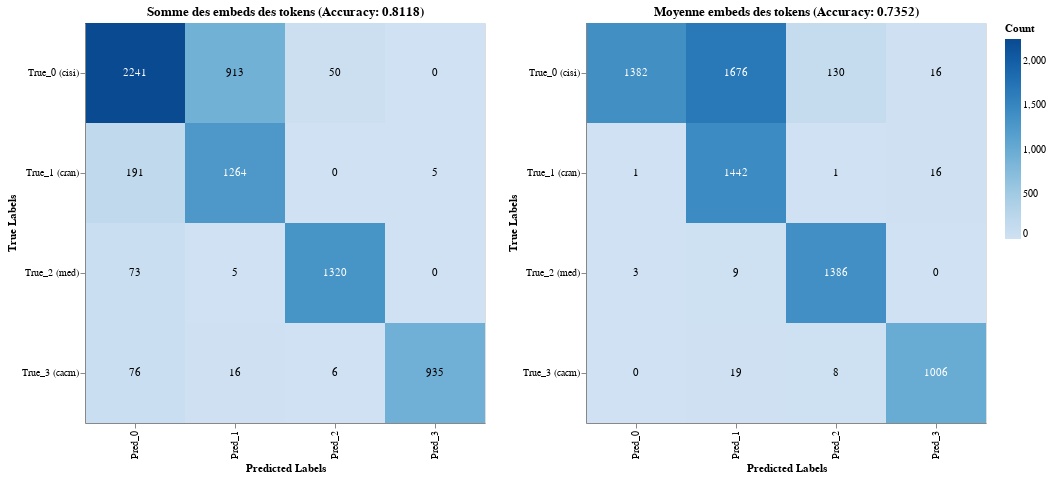

Source (notebook cell):
### Code cell
plot_sum_labels_altair | plot_mean_labels_altair

### Figure 1 — Vega specification as saved in the notebook (floating-point values rounded to 4 significant figures)
{"$schema": "https://vega.github.io/schema/vega/v5.json", "data": [{"name": "source_0", "values": [{"Count": 2241, "Predicted": "Pred_0", "True": "True_0 (cisi)"}, {"Count": 191, "Predicted": "Pred_0", "True": "True_1 (cran)"}, {"Count": 73, "Predicted": "Pred_0", "True": "True_2 (med)"}, {"Count": 76, "Predicted": "Pred_0", "True": "True_3 (cacm)"}, {"Count": 913, "Predicted": "Pred_1", "True": "True_0 (cisi)"}, {"Count": 1264, "Predicted": "Pred_1", "True": "True_1 (cran)"}, {"Count": 5, "Predicted": "Pred_1", "True": "True_2 (med)"}, {"Count": 16, "Predicted": "Pred_1", "True": "True_3 (cacm)"}, {"Count": 50, "Predicted": "Pred_2", "True": "True_0 (cisi)"}, {"Count": 0, "Predicted": "Pred_2", "True": "True_1 (cran)"}, {"Count": 1320, "Predicted": "Pred_2", "True": "True_2 (med)"}, {"Count": 6, "Predicted": "Pred_2", "True": "True_3 (cacm)"}, {"Count": 0, "Predicted": "Pred_3", "True": "True_0 (cisi)"}, {"Count": 5, "Predicted": "Pred_3", "True": "True_1 (cran)"}, {"Count": 0, "Predicted": "Pred_3", "True": "True_2 (med)"}, {"Count": 935, "Predicted": "Pred_3", "True": "True_3 (cacm)"}]}, {"name": "source_1", "values": [{"Count": 1382, "Predicted": "Pred_0", "True": "True_0 (cisi)"}, {"Count": 1, "Predicted": "Pred_0", "True": "True_1 (cran)"}, {"Count": 3, "Predicted": "Pred_0", "True": "True_2 (med)"}, {"Count": 0, "Predicted": "Pred_0", "True": "True_3 (cacm)"}, {"Count": 1676, "Predicted": "Pred_1", "True": "True_0 (cisi)"}, {"Count": 1442, "Predicted": "Pred_1", "True": "True_1 (cran)"}, {"Count": 9, "Predicted": "Pred_1", "True": "True_2 (med)"}, {"Count": 19, "Predicted": "Pred_1", "True": "True_3 (cacm)"}, {"Count": 130, "Predicted": "Pred_2", "True": "True_0 (cisi)"}, {"Count": 1, "Predicted": "Pred_2", "True": "True_1 (cran)"}, {"Count": 1386, "Predicted": "Pred_2", "True": "True_2 (med)"}, {"Count": 8, "Predicted": "Pred_2", "True": "True_3 (cacm)"}, {"Count": 16, "Predicted": "Pred_3", "True": "True_0 (cisi)"}, {"Count": 16, "Predicted": "Pred_3", "True": "True_1 (cran)"}, {"Count": 0, "Predicted": "Pred_3", "True": "True_2 (med)"}, {"Count": 1006, "Predicted": "Pred_3", "True": "True_3 (cacm)"}]}, {"name": "data_0", "values": [{"Count": 2241, "Predicted": "Pred_0", "True": "True_0 (cisi)"}, {"Count": 191, "Predicted": "Pred_0", "True": "True_1 (cran)"}, {"Count": 73, "Predicted": "Pred_0", "True": "True_2 (med)"}, {"Count": 76, "Predicted": "Pred_0", "True": "True_3 (cacm)"}, {"Count": 913, "Predicted": "Pred_1", "True": "True_0 (cisi)"}, {"Count": 1264, "Predicted": "Pred_1", "True": "True_1 (cran)"}, {"Count": 5, "Predicted": "Pred_1", "True": "True_2 (med)"}, {"Count": 16, "Predicted": "Pred_1", "True": "True_3 (cacm)"}, {"Count": 50, "Predicted": "Pred_2", "True": "True_0 (cisi)"}, {"Count": 0, "Predicted": "Pred_2", "True": "True_1 (cran)"}, {"Count": 1320, "Predicted": "Pred_2", "True": "True_2 (med)"}, {"Count": 6, "Predicted": "Pred_2", "True": "True_3 (cacm)"}, {"Count": 0, "Predicted": "Pred_3", "True": "True_0 (cisi)"}, {"Count": 5, "Predicted": "Pred_3", "True": "True_1 (cran)"}, {"Count": 0, "Predicted": "Pred_3", "True": "True_2 (med)"}, {"Count": 935, "Predicted": "Pred_3", "True": "True_3 (cacm)"}]}, {"name": "data_1", "values": [{"Count": 1382, "Predicted": "Pred_0", "True": "True_0 (cisi)"}, {"Count": 1, "Predicted": "Pred_0", "True": "True_1 (cran)"}, {"Count": 3, "Predicted": "Pred_0", "True": "True_2 (med)"}, {"Count": 0, "Predicted": "Pred_0", "True": "True_3 (cacm)"}, {"Count": 1676, "Predicted": "Pred_1", "True": "True_0 (cisi)"}, {"Count": 1442, "Predicted": "Pred_1", "True": "True_1 (cran)"}, {"Count": 9, "Predicted": "Pred_1", "True": "True_2 (med)"}, {"Count": 19, "Predicted": "Pred_1", "True": "True_3 (cacm)"}, {"Count": 130, "Predicted": "Pred_2", "True": "True_0 (cisi)"}, {"Count": 1, "Predicted": "Pred_2", "True": "True_1 (cran)"}, {"Count": 1386, "Predicted": "Pred_2", "True": "True_2 (med)"}, {"Count": 8, "Predicted": "Pred_2", "True": "True_3 (cacm)"}, {"Count": 16, "Predicted": "Pred_3", "True": "True_0 (cisi)"}, {"Count": 16, "Predicted": "Pred_3", "True": "True_1 (cran)"}, {"Count": 0, "Predicted": "Pred_3", "True": "True_2 (med)"}, {"Count": 1006, "Predicted": "Pred_3", "True": "True_3 (cacm)"}]}, {"name": "data_0_concat_0_x_domain_Predicted_0", "values": [{"Predicted": "Pred_0"}, {"Predicted": "Pred_1"}, {"Predicted": "Pred_2"}, {"Predicted": "Pred_3"}]}, {"name": "source_0_concat_0_x_domain_Predicted_1", "values": [{"Predicted": "Pred_0"}, {"Predicted": "Pred_1"}, {"Predicted": "Pred_2"}, {"Predicted": "Pred_3"}]}, {"name": "data_0_concat_0_y_domain_True_0", "values": [{"True": "True_0 (cisi)"}, {"True": "True_1 (cran)"}, {"True": "True_2 (med)"}, {"True": "True_3 (cacm)"}]}, {"name": "source_0_concat_0_y_domain_True_1", "values": [{"True": "True_0 (cisi)"}, {"True": "True_1 (cran)"}, {"True": "True_2 (med)"}, {"True": "True_3 (cacm)"}]}, {"name": "data_1_concat_1_x_domain_Predicted_0", "values": [{"Predicted": "Pred_0"}, {"Predicted": "Pred_1"}, {"Predicted": "Pred_2"}, {"Predicted": "Pred_3"}]}, {"name": "source_1_concat_1_x_domain_Predicted_1", "values": [{"Predicted": "Pred_0"}, {"Predicted": "Pred_1"}, {"Predicted": "Pred_2"}, {"Predicted": "Pred_3"}]}, {"name": "data_1_concat_1_y_domain_True_0", "values": [{"True": "True_0 (cisi)"}, {"True": "True_1 (cran)"}, {"True": "True_2 (med)"}, {"True": "True_3 (cacm)"}]}, {"name": "source_1_concat_1_y_domain_True_1", "values": [{"True": "True_0 (cisi)"}, {"True": "True_1 (cran)"}, {"True": "True_2 (med)"}, {"True": "True_3 (cacm)"}]}], "signals": [{"name": "childWidth", "value": 400}], "marks": [{"type": "group", "name": "concat_0_group", "encode": {"update": {"width": {"signal": "childWidth"}, "height": {"signal": "height"}}}, "marks": [{"type": "rect", "name": "concat_0_layer_0_marks", "from": {"data": "data_0"}, "encode": {"update": {"width": {"signal": "max(0.25, bandwidth('concat_0_x'))"}, "y": {"field": "True", "scale": "concat_0_y"}, "x": {"field": "Predicted", "scale": "concat_0_x"}, "height": {"signal": "max(0.25, bandwidth('concat_0_y'))"}, "fill": {"field": "Count", "scale": "color"}, "tooltip": {"signal": "{\"True\": isValid(datum[\"True\"]) ? datum[\"True\"] : \"\"+datum[\"True\"], \"Predicted\": isValid(datum[\"Predicted\"]) ? datum[\"Predicted\"] : \"\"+datum[\"Predicted\"], \"Count\": format(datum[\"Count\"], \"\")}"}}}, "style": ["rect"]}, {"type": "text", "name": "concat_0_layer_1_marks", "from": {"data": "source_0"}, "encode": {"update": {"text": {"signal": "format(datum[\"Count\"], \"\")"}, "tooltip": {"signal": "{\"True\": isValid(datum[\"True\"]) ? datum[\"True\"] : \"\"+datum[\"True\"], \"Predicted\": isValid(datum[\"Predicted\"]) ? datum[\"Predicted\"] : \"\"+datum[\"Predicted\"], \"Count\": format(datum[\"Count\"], \"\")}"}, "x": {"field": "Predicted", "scale": "concat_0_x", "band": 0.5}, "fill": [{"value": "white", "test": "(datum.Count > 1120.5)"}, {"value": "black"}], "y": {"field": "True", "scale": "concat_0_y", "band": 0.5}, "align": {"value": "center"}, "baseline": {"value": "middle"}}}, "style": ["text"]}], "axes": [{"scale": "concat_0_x", "title": "Predicted Labels", "grid": false, "labelAngle": 270, "labelBaseline": "middle", "zindex": 1, "orient": "bottom", "labelAlign": "right"}, {"scale": "concat_0_y", "orient": "left", "title": "True Labels", "zindex": 1, "grid": false}], "title": {"text": "Somme des embeds des tokens (Accuracy: 0.8118)", "frame": "group"}, "style": "cell"}, {"type": "group", "name": "concat_1_group", "encode": {"update": {"height": {"signal": "height"}, "width": {"signal": "childWidth"}}}, "marks": [{"type": "rect", "name": "concat_1_layer_0_marks", "from": {"data": "data_1"}, "encode": {"update": {"y": {"field": "True", "scale": "concat_1_y"}, "fill": {"field": "Count", "scale": "color"}, "x": {"field": "Predicted", "scale": "concat_1_x"}, "tooltip": {"signal": "{\"True\": isValid(datum[\"True\"]) ? datum[\"True\"] : \"\"+datum[\"True\"], \"Predicted\": isValid(datum[\"Predicted\"]) ? datum[\"Predicted\"] : \"\"+datum[\"Predicted\"], \"Count\": format(datum[\"Count\"], \"\")}"}, "width": {"signal": "max(0.25, bandwidth('concat_1_x'))"}, "height": {"signal": "max(0.25, bandwidth('concat_1_y'))"}}}, "style": ["rect"]}, {"type": "text", "name": "concat_1_layer_1_marks", "from": {"data": "source_1"}, "encode": {"update": {"baseline": {"value": "middle"}, "fill": [{"value": "white", "test": "(datum.Count > 838.0)"}, {"value": "black"}], "y": {"field": "True", "scale": "concat_1_y", "band": 0.5}, "align": {"value": "center"}, "text": {"signal": "format(datum[\"Count\"], \"\")"}, "tooltip": {"signal": "{\"True\": isValid(datum[\"True\"]) ? datum[\"True\"] : \"\"+datum[\"True\"], \"Predicted\": isValid(datum[\"Predicted\"]) ? datum[\"Predicted\"] : \"\"+datum[\"Predicted\"], \"Count\": format(datum[\"Count\"], \"\")}"}, "x": {"field": "Predicted", "scale": "concat_1_x", "band": 0.5}}}, "style": ["text"]}], "axes": [{"scale": "concat_1_x", "title": "Predicted Labels", "grid": false, "orient": "bottom", "labelAngle": 270, "labelBaseline": "middle", "zindex": 1, "labelAlign": "right"}, {"scale": "concat_1_y", "grid": false, "title": "True Labels", "zindex": 1, "orient": "left"}], "title": {"text": "Moyenne embeds des tokens (Accuracy: 0.7352)", "frame": "group"}, "style": "cell"}], "scales": [{"name": "color", "type": "linear", "domain": {"fields": [{"data": "data_0", "field": "Count"}, {"data": "data_1", "field": "Count"}]}, "range": {"scheme": "blues"}, "interpolate": "hcl", "zero": false}, {"name": "concat_0_x", "type": "band", "domain": {"fields": [{"data": "data_0_concat_0_x_domain_Predicted_0", "field": "Predicted"}, {"data": "source_0_concat_0_x_domain_Predicted_1", "field": "Predicted"}], "sort": true}, "range": [0, {"signal": "childWidth"}], "paddingInner": 0, "paddingOuter": 0}, {"name": "concat_0_y", "type": "band", "domain": {"fields": [{"data": "data_0_concat_0_y_domain_True_0", "field": "True"}, {"data": "source_0_concat_0_y_domain_True_1", "field": "True"}], "sort": true}, "range": [0, {"signal": "height"}], "paddingInner": 0, "paddingOuter": 0}, {"name": "concat_1_x", "type": "band", "domain": {"fields": [{"data": "data_1_concat_1_x_domain_Predicted_0", "field": "Predicted"}, {"data": "source_1_concat_1_x_domain_Predicted_1", "field": "Predicted"}], "sort": true}, "range": [0, {"signal": "childWidth"}], "paddingInner": 0, "paddingOuter": 0}, {"name": "concat_1_y", "type": "band", "domain": {"fields": [{"data": "data_1_concat_1_y_domain_True_0", "field": "True"}, {"data": "source_1_concat_1_y_domain_True_1", "field": "True"}], "sort": true}, "range": [0, {"signal": "height"}], "paddingInner": 0, "paddingOuter": 0}], "layout": {"padding": 20, "bounds": "full", "align": "each"}, "padding": 5, "legends": [{"fill": "color", "gradientLength": {"signal": "clamp(height, 64, 200)"}, "title": "Count"}], "background": "white", "height": 400}
